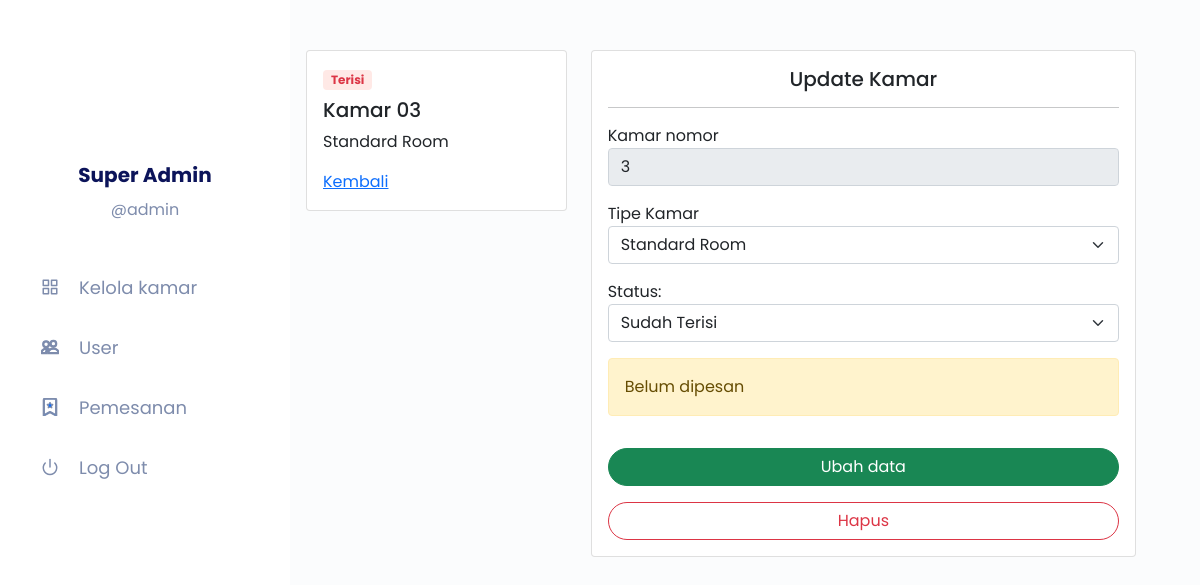
The app's page /public/home/detail/3 (signed in), older data.
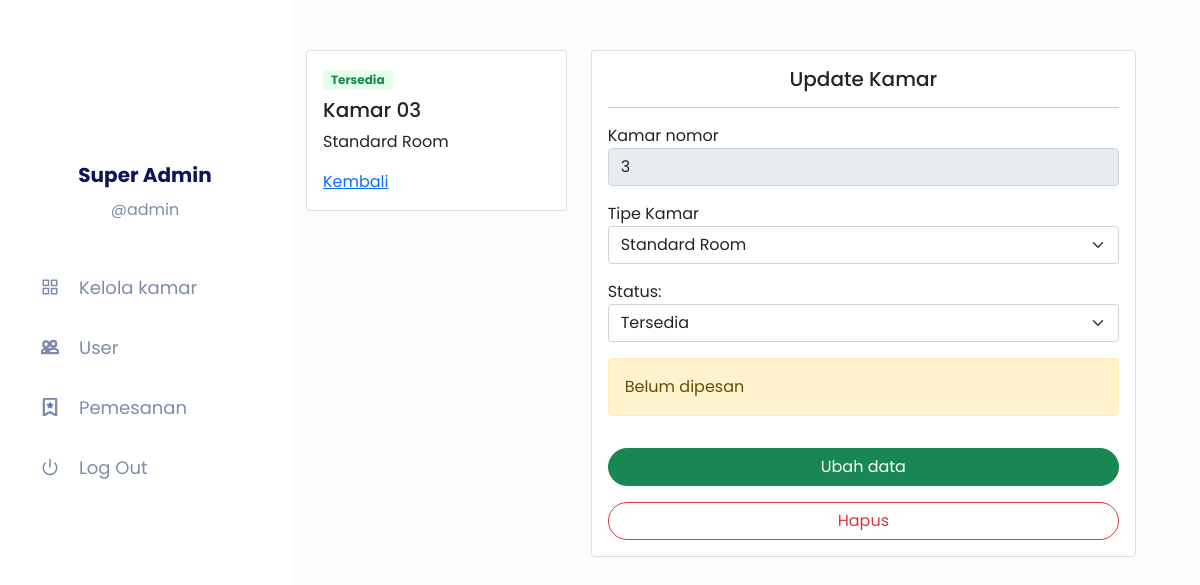
The same page, newer data.
### tables this page shows
CREATE TABLE `room` (
  `idRoom` int(11) NOT NULL,
  `idRoomType` int(11) NOT NULL,
  `noRoom` int(11) NOT NULL,
  `isBooked` tinyint(1) NOT NULL DEFAULT 0
);

CREATE TABLE `roomType` (
  `idRoomType` int(11) NOT NULL,
  `nameRoomType` varchar(255) NOT NULL,
  `priceRoomType` bigint(64) NOT NULL
);

### app/core/Controller.php (called while the page is built, shortened)
<?php
class Controller {
    public function view($view, $data = [])
    {
        require_once '../app/views/' . $view . '.php';
    }
    public function model($model)
    {
        return new $model;
    }
}

### app/controllers/Home.php (called while the page is built, shortened)
<?php
class Home extends Controller {
    public function detail($id)
    {
        $data['judul'] = 'Detail Kamar';
        $data['room'] = $this->model('RoomModel')->getRoomById($id);
        $data['getAllRoomType'] = $this->model('RoomModel')->getAllRoomType();
        $data['getBookingByIdRoom'] = $this->model('PemesananModel')->getBookingByIdRoom($id);
        $this->view('home/detail', $data);
    }
}

### app/core/App.php (called while the page is built, shortened)
<?php
class App {
    protected $method = 'index';
    protected $params = [];
    public function __construct()
    {
        $url = $this->parseURL();
        if( isset($url[0]) ) {
            if( file_exists('../app/controllers/' . $url[0] . '.php') ) {
                unset($url[0]);
            }
        }
        $this->controller = new $this->controller;
        if( isset($url[1]) ) {
            if( method_exists($this->controller, $url[1]) ) {
                $this->method = $url[1];
                unset($url[1]);
            }
        }
        if( !empty($url) ) {
            $this->params = array_values($url);
        }
        call_user_func_array([$this->controller, $this->method], $this->params);
    }
    public function parseURL()
    {
        if( isset($_GET['url']) ) {
            $url = rtrim($_GET['url'], '/');
            $url = filter_var($url, FILTER_SANITIZE_URL);
            $url = explode('/', $url);
            return $url;
        }
    }
}

### public/index.php (called while the page is built, shortened)
<?php
$app = new App;

### app/core/Database.php (called while the page is built, shortened)
<?php
class Database {
    private $host = DB_HOST;
    private $user = DB_USER;
    private $pass = DB_PASS;
    private $db_name = DB_NAME;
    private $dbh;
    private $stmt;
    public function __construct()
    {
        $dsn = 'mysql:host=' . $this->host . ';dbname=' . $this->db_name;
        $option = [
            PDO::ATTR_PERSISTENT => true,
            PDO::ATTR_ERRMODE => PDO::ERRMODE_EXCEPTION
        ];
        try {
            $this->dbh = new PDO($dsn, $this->user, $this->pass, $option);
        } catch(PDOException $e) {
            die($e->getMessage());
        }
    }
    public function query($query)
    {
        $this->stmt = $this->dbh->prepare($query);
    }
    public function bind($param, $value, $type = null)
    {
        if( is_null($type) ) {
            switch( true ) {
                default :
                    $type = PDO::PARAM_STR;
            }
        }
        $this->stmt->bindValue($param, $value, $type);
    }
    public function execute()
    {
        $this->stmt->execute();
    }
    public function resultSet()
    {
        $this->execute();
        return $this->stmt->fetchAll(PDO::FETCH_ASSOC);
    }
    public function single()
    {
        $this->execute();
        return $this->stmt->fetch(PDO::FETCH_ASSOC);
    }
}

### app/models/RoomModel.php (called while the page is built, shortened)
<?php
class RoomModel {
    private $table = 'room';
    private $db;
    public function __construct()
    {
        $this->db = new Database;
    }
    public function getAllRoomType()
    {
        $this->db->query('SELECT * FROM ' . $this->table .'Type');
        return $this->db->resultSet();
    }
    public function getRoomById($idRoom)
    {
        $this->db->query('SELECT * FROM ' . $this->table . ' INNER JOIN roomType ON roomType.idRoomType = ' . $this->table . '.idRoomType WHERE idRoom=:idRoom');
        $this->db->bind('idRoom', $idRoom);
        return $this->db->single();
    }
}

### app/views/home/detail.php (the view, shortened to what the changed rows need)
<div class="col-12 col-xl-9">
    <div class="row nav align-items-start">
        <div class="col-md-4">
            <div class="card">
                <div class="card-body">
                    <span style="background-color: <?= $data['room']['isBooked'] == 0 ? '#e6ffea' : '#ffe9e6';?>;"
                        class="badge text-<?= $data['room']['isBooked'] == 0 ? 'success' : 'danger';?> mb-2 py-1 px-2"><?= $data['room']['isBooked'] == 0 ? 'Tersedia' : 'Terisi';?></span>
                    <h5 class="card-title">Kamar 0<?= $data['room']['noRoom']; ?></h5>
                    <p class="card-text"><?= $data['room']['nameRoomType'];?></p>
                    <a href="<?= BASEURL; ?>" class="card-link">Kembali</a>
                </div>
            </div>
        </div>
        <?php if(isset($_SESSION['login'])): ?>
<?php if($_SESSION['isAdmin'] == 1): ?>
<div class="col-md-8">
    <div class="card">
        <div class="card-body">
            <form action="<?= BASEURL; ?>/home/ubahKamar ?>" method="POST">
                <div class="form-group">
                    <h5 class="text-center">Update Kamar</h5>
                    <hr>
                    <div class="form-group mb-3">
                        <label for="userName">Kamar nomor</label>
                        <input type="text" class="form-control" value="<?= $data['room']['noRoom'];?>" disabled>
                    </div>
                    <div class="form-group mb-3">
                        <label for="userName">Tipe Kamar</label>
                        <select class="form-select" name="idRoomType">
                            <?php foreach($data['getAllRoomType'] as $roomType) : ?>
                            <?php if($data['room']['idRoomType'] == $roomType['idRoomType']) { ?>
                            <?php $selected = "selected"; } else { $selected = " ";} ?>
                            <option value="<?= $roomType['idRoomType']?>" <?= $selected;?>>
                                <?= $roomType['nameRoomType']?></option>
                            <?php endforeach;?>
                        </select>
                    </div>
                    <div class=" form-group mb-3">
                        <label for="durasi">Status:</label>
                        <select class="form-select" name="isBooked">
                            <?php if($data['room']['isBooked'] == 0): ?> // Status Tersedia
                            <option value="0">Tersedia</option>
                            <?php else:?>
                            <option value="1">Sudah Terisi</option>
                            <?php endif;?>
                        </select>
                    </div>
                    <div class="alert alert-warning alert-dismissible fade show" role="alert">
                        <?php if( $data['getBookingByIdRoom'] > 0) : ?>
                        Dipesan oleh : <strong><?= $data['getBookingByIdRoom']['namaUser'];?></strong>
                        <?php else : ?>
                        Belum dipesan
                        <?php endif;?>
                    </div>
                    <div class="d-grid">
                        <button type="submit" class="btn btn-success mt-3" style="border-radius: 100px;">Ubah data
                        </button>
            </form>
            <a href="<?= BASEURL; ?>/home/hapusKamar/<?= $data['room']['idRoom']; ?>"
                class="btn btn-outline-danger mt-3" style="border-radius: 100px;"
                onclick="return confirm('yakin?');">Hapus</a>
        </div>
    </div>
</div>
</div>
</div>
</div>
<?php endif ?>
<?php endif ?>

Row changes from the older to the newer data that the page shows:
changed room "Standard Room": isBooked "Sudah Terisi" → "Tersedia"
Text that changed along with them:
text no longer shown: "Terisi"
text now shown: "Tersedia"
